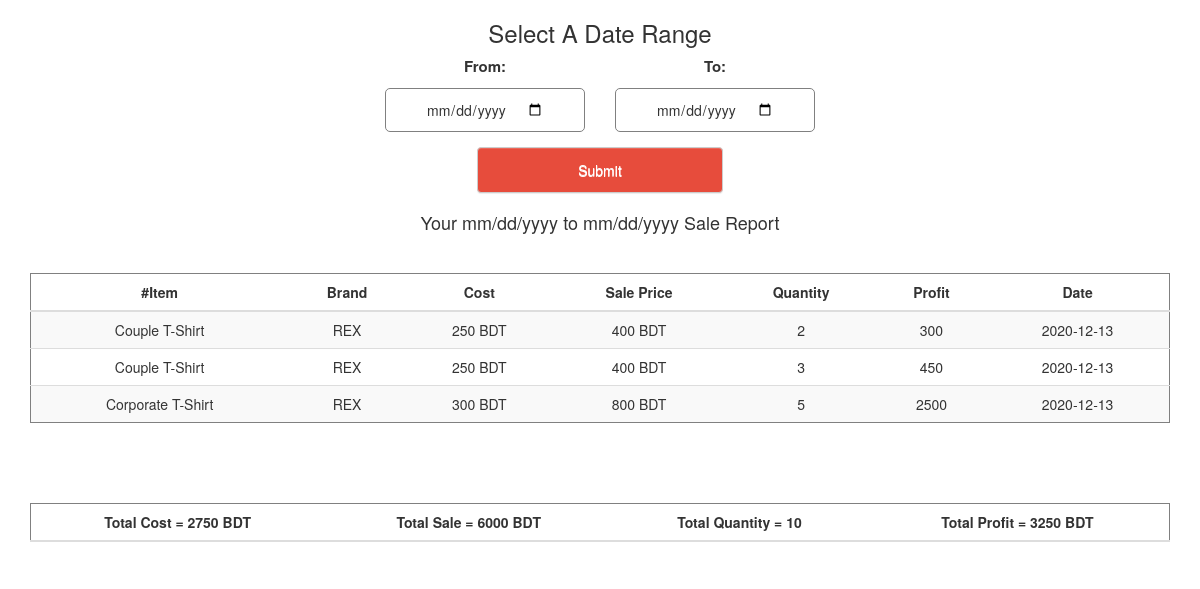
/shortsale.php (signed in), run on the app's committed database.
### tables this page shows
CREATE TABLE `dorypos_product` (
  `row_id` int(11) NOT NULL AUTO_INCREMENT,
  `name` varchar(255) NOT NULL,
  `barcode` varchar(255) NOT NULL,
  `cost` float NOT NULL,
  `price` float NOT NULL,
  `in_quantity` int(11) DEFAULT NULL,
  `quantity` int(11) NOT NULL,
  `category_id` int(11) NOT NULL,
  `brand_id` int(11) NOT NULL,
  `comment` varchar(255) DEFAULT NULL,
  `created_date` varchar(100) NOT NULL,
  PRIMARY KEY (`row_id`)
);

CREATE TABLE `dorypos_brand` (
  `brand_id` int(11) NOT NULL AUTO_INCREMENT,
  `brand_title` varchar(100) NOT NULL,
  `brand_category` int(11) DEFAULT NULL,
  `brand_vendor` int(11) DEFAULT NULL,
  `brand_comment` varchar(255) DEFAULT NULL,
  PRIMARY KEY (`brand_id`)
);

CREATE TABLE `dorypos_order` (
  `order_id` int(11) NOT NULL AUTO_INCREMENT,
  `product_id` int(11) NOT NULL,
  `quantity` int(11) NOT NULL,
  `product_discount` float NOT NULL,
  `customer_id` int(11) DEFAULT NULL,
  `date` date NOT NULL,
  PRIMARY KEY (`order_id`)
);

### function.php (called while the page is built, shortened)
<?php
function brand_name($db,$id)
{
  $query = "SELECT brand_title FROM dorypos_brand WHERE brand_id={$id}";
  $result = mysqli_query($db, $query);
  $record = mysqli_fetch_assoc($result);
  return $record['brand_title'];
}
  ?> <script>alert("<?php echo $record['paid']; ?>");</script> <?php

### shortsale.php (the view, shortened to what this page needs)
<!DOCTYPE HTML>
<html lang="en-US" ng-app>
<?php
      require 'function.php';
      $db = connector_db();
 ?>
<head>
	<link rel="stylesheet" type="text/css" href="assets/css/bootstrap.css" media="all" />
	<link rel="stylesheet" type="text/css" href="assets/css/bootstrap-theme.css" media="all" />
	<link rel="stylesheet" type="text/css" href="assets/css/normalize.css" media="all" />
	<link rel="stylesheet" type="text/css" href="assets/css/font-awesome.css" media="all" />
</head>
<body>
	<div class="main text-center">
		<div class="container">
		   <h3>Select A Date Range</h3>
		</div>
		  <form method="post">
				<div class="row">
					<div class="col-sm-6">
					<div class="form-group" style="float:  right;">
		      <p><span>From:</span></p>
		      <input class="datetimepicker" type="date" name="start">
		    </div>
    			</div>
				<div class="col-sm-6">
				<div class="form-group" style="float:  left;">
		      <p><span>To:</span></p>
              <input class="datetimepicker" type="date" name="end">
		    </div>
				</div>
		</div>
		    <button class="btn btn-default submitbtn" type="submit" name="report">Submit</button>
		  </form>
	</div>
	<div class="container text-center">
		<div class="product-table">
			<?php
			if(isset($_POST['report'])){
				if(!empty($_POST['start']) && !empty($_POST['end'])){
					$startDate=$_POST['start'];
					$endDate=$_POST['end'];
			?>
		        <h4>Your <time><?php echo $startDate; ?></time> To <time><?php echo $endDate; ?></time> Sales Report</h4>
			 <?php
			 		}else{
						?><h4>Your <time>mm/dd/yyyy</time> to <time>mm/dd/yyyy</time> Sale Report</h4><?php
					 }
			 }else{
						?><h4>Your <time>mm/dd/yyyy</time> to <time>mm/dd/yyyy</time> Sale Report</h4><?php
			 } ?>
					<div id="table-scroll">
      	 		<table class="table table-striped">
				    <thead>
				      <tr>
				        <th>#Item</th>
				        <th>Brand</th>
				        <th>Cost</th>
				        <th>Sale Price</th>
				        <th>Quantity</th>
								<th>Profit</th>
								<th>Date</th>
				      </tr>
				    </thead>
				    <tbody>
							<?php
							$total_cost=0.00;
							$total_sale=0.00;
							$total_quantity=0;
							$total_profit=0.00;
							if(isset($_POST['report'])){
								if(!empty($_POST['start']) && !empty($_POST['end'])){
									$startDate=$_POST['start'];
									$endDate=$_POST['end'];
									$sql = "SELECT * FROM dorypos_order WHERE date BETWEEN '$startDate' AND '$endDate' ORDER BY date DESC";
									}else{
										$sql = "SELECT * FROM dorypos_order ORDER BY date DESC";
									}
								}else{
									$sql = "SELECT * FROM dorypos_order ORDER BY date DESC";
								}
							$result = mysqli_query($db, $sql);
							if(mysqli_num_rows($result) > 0){
								while($record = mysqli_fetch_assoc($result)){
									$product = $record['product_id'];
											$sql2 = "SELECT * FROM dorypos_product WHERE row_id=$product";
											$result2 = mysqli_query($db, $sql2);
											if(mysqli_num_rows($result2) > 0){
												while($record2 = mysqli_fetch_assoc($result2)){
											?>
				      <tr>
				        <td><?php echo $record2['name']; ?></td>
				        <td><?php echo brand_name($db,$record2['brand_id']); ?></td>
								<td>
									<?php echo $record2['cost']." BDT";
												$total_cost=$total_cost+ ($record2['cost']*$record['quantity']);
									?>
								</td>
				        <td>
									<?php echo $record2['price']." BDT";
												$total_sale = $total_sale + ($record2['price']*$record['quantity']);
									?>
								</td>
						<td>
						<?php
							echo $record['quantity'];
							$total_quantity=$total_quantity+$record['quantity'];
						 ?>
						</td>
								<td>
									<?php $profit = ($record2['price']*$record['quantity'])-($record2['cost']*$record['quantity']);
												 echo $profit;
												 $total_profit = $total_profit + $profit;
								 ?></td>
								 <td><?php echo $record['date']; ?></td>
							</tr>
							<?php
														}
													}
									}
									}
							 ?>
				    </tbody>
				 </table>
				</div>
				<table class="table">
				    <thead>
				      <tr>
				        <th>Total Cost = <?php echo $total_cost." BDT"; ?></th>
				        <th>Total Sale = <?php echo $total_sale." BDT"; ?></th>
						<th>Total Quantity = <?php echo $total_quantity.""; ?></th>
								<th>Total Profit = <?php echo $total_profit." BDT"; ?> </th>
				      </tr>
				    </thead>
					</table>
      </div>
</div>
</body>
</html>

### shortsale.php (style rules this page uses)
h3,h4 { color: #333; margin-top: 20px; }
.datetimepicker { padding: 10px 40px; border: 1px solid grey; border-radius: 5px; }
span { font-size: 15px; font-weight: bold; }
.submitbtn { padding: 12px 100px; background: #e74c3c; outline: 0; color: #fff; }
th { text-align: center; }
.table { border: 1px solid grey; }
#table-scroll { height: 230px; overflow: auto; margin-top: 40px; }

### data on the page
dorypos_order: quantity "2", date "2020-12-13"
dorypos_product: name "Couple T-Shirt", brand.brand_title "REX", cost "250", price "400", profit "300", profit "450"
dorypos_order: quantity "3", date "2020-12-13"
dorypos_order: quantity "5", date "2020-12-13"
dorypos_product: name "Corporate T-Shirt", brand.brand_title "REX", cost "300", price "800", profit "2500"

### other printed values
$total_cost "2750"
$total_sale "6000"
$total_quantity "10"
$total_profit "3250"
